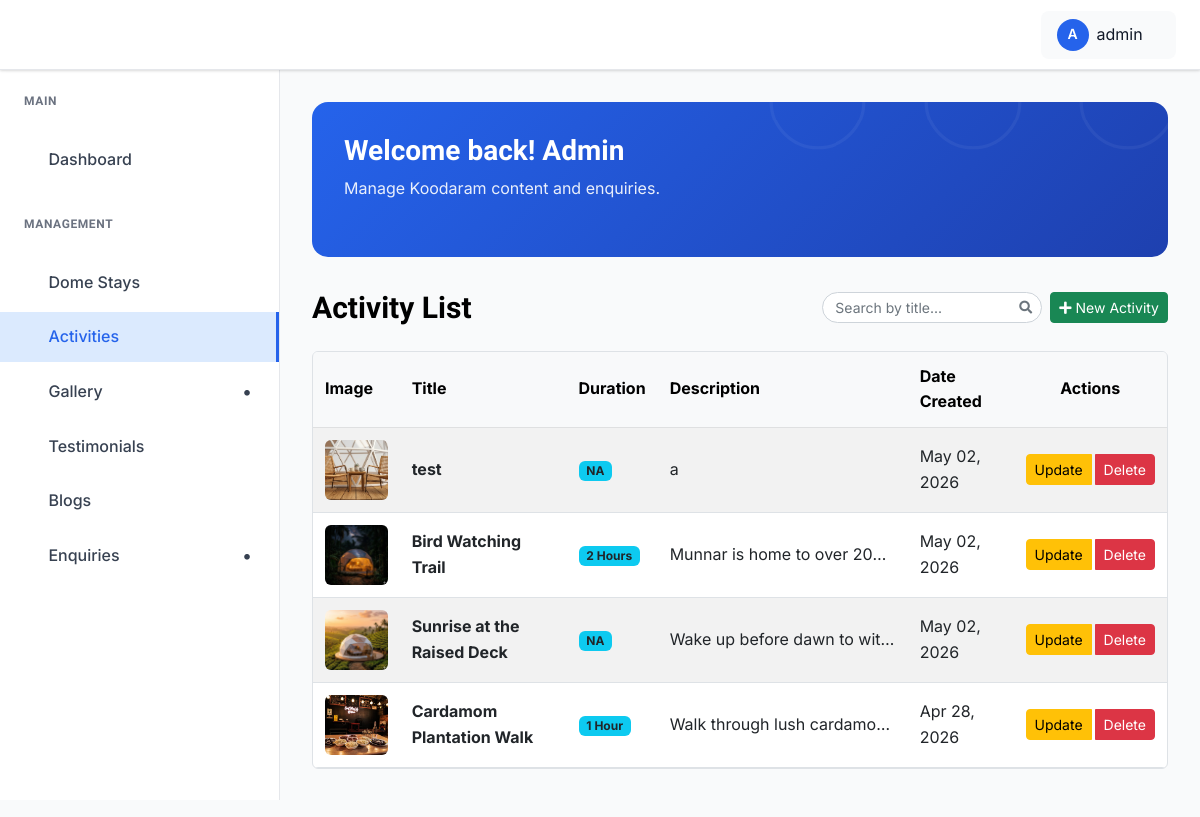
Page /dashboard/activities/ (signed in) on the earlier database version.
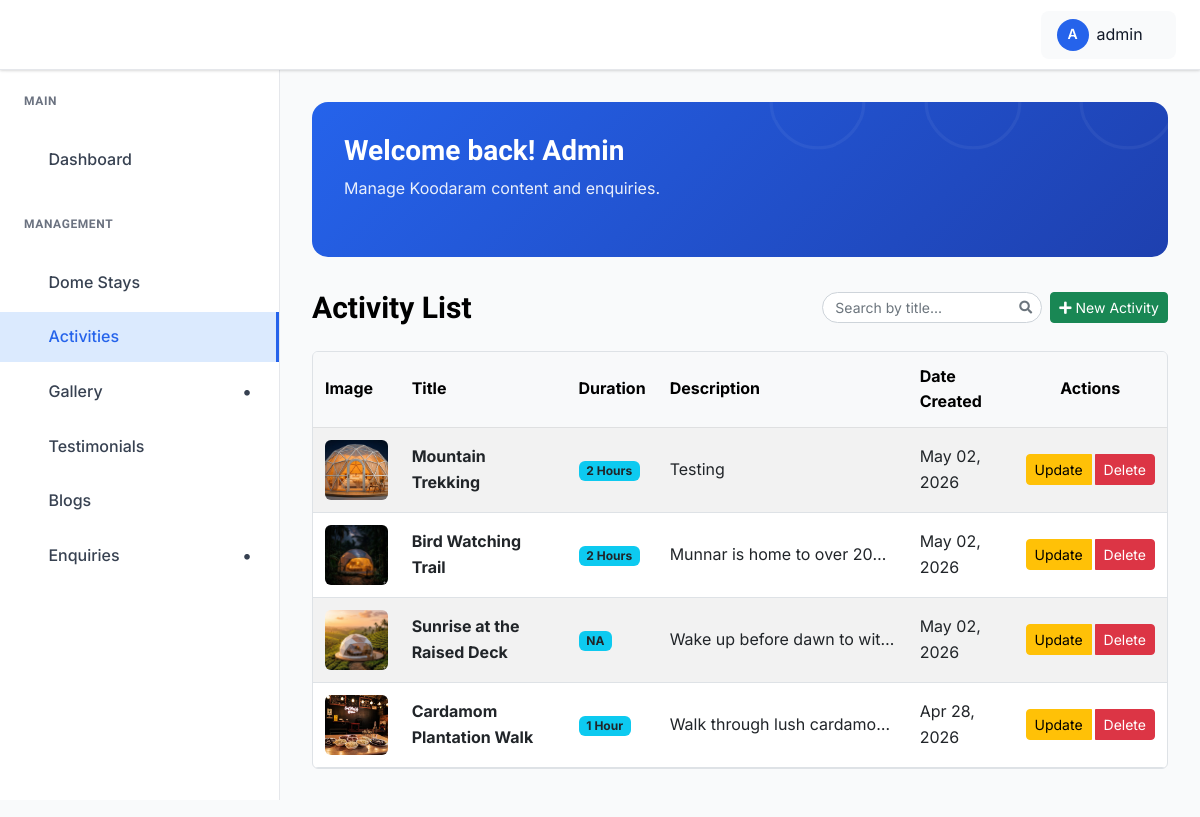
Same page on the later database version.
### domesinnheaven_app/models.py (models this page shows, shortened)
class OptimizedImageModel(models.Model):
    image_fields = []
    class Meta:
        abstract = True

class Activity(OptimizedImageModel):
    image_fields = ["image"]
    title = models.CharField(max_length=200)
    slug = models.SlugField(unique=True, blank=True)
    description = models.TextField()
    image = models.ImageField(upload_to="activities/", help_text="Activity cover image")
    duration = models.CharField(max_length=100, blank=True, help_text="Duration (e.g., 3 Days, 2 Hours)")
    created_at = models.DateTimeField(auto_now_add=True)
    class Meta:
        ordering = ["-created_at"]
        verbose_name_plural = "Activities"

### domesinnheaven_app/views.py (the view)
# urls.py: path("dashboard/activities/", views.admin_activity_list, name="admin_activity_list"),
@login_required(login_url="admin_login")
def admin_activity_list(request):
    activities_qs = Activity.objects.all().order_by("-created_at")
    paginator = Paginator(activities_qs, 10)
    page_number = request.GET.get("page")
    activities = paginator.get_page(page_number)
    return render(request, "admin_pages/activity_list.html", {"activities": activities})

### domesinnheaven_app/context_processors.py (called while the page is built)
def _star_parts(rating: float) -> list[str]:
    rating = max(0.0, min(5.0, float(rating)))
    full = int(rating)
    remainder = rating - full
    half = 1 if remainder >= 0.25 and remainder < 0.75 else 0
    if remainder >= 0.75:
        full = min(5, full + 1)
    empty = max(0, 5 - full - half)
    return (["full"] * full) + (["half"] * half) + (["empty"] * empty)

def google_reviews(request) -> dict[str, Any]:
    rating = getattr(settings, "GOOGLE_REVIEW_RATING", 0.0)
    count = getattr(settings, "GOOGLE_REVIEW_COUNT", 0)
    url = getattr(settings, "GOOGLE_REVIEW_URL", "")
    return {
        "google_review_rating": rating,
        "google_review_count": count,
        "google_review_url": url,
        "google_review_stars": _star_parts(rating),
    }

def footer_packages(request) -> dict[str, Any]:
    packages = CampingPackage.objects.only("name", "slug").order_by("-created_at")[:5]
    return {"footer_packages": packages}

### templates/admin_pages/activity_list.html (shortened to what this page needs)
{% extends "admin_pages/base.html" %}
{% load static %}
{% block content %}
<div class="dashboard__form__wraper">
    <div class="create__course__title mb-4 d-flex flex-wrap justify-content-between align-items-center gap-2">
        <h4 class="mb-0">Activity List</h4>
        <div class="d-flex align-items-center gap-2 ms-auto">
            <div class="search-box">
                <input type="text" id="activitySearchInput" class="form-control form-control-sm" placeholder="Search by title...">
            </div>
        </div>
        <a href="{% url 'activity_create' %}" class="btn btn-success btn-sm">
            <i class="fas fa-plus"></i> New Activity
        </a>
    </div>
    <div class="custom-table-container">
        <table class="table table-striped table-hover align-middle">
            <thead class="table-light">
                <tr>
                    <th scope="col">Image</th>
                    <th scope="col">Title</th>
                    <th scope="col">Duration</th>
                    <th scope="col">Description</th>
                    <th scope="col">Date Created</th>
                    <th scope="col" class="text-center">Actions</th>
                </tr>
            </thead>
            <tbody>
                {% for activity in activities %}
                <tr>
                    <td>
                        {% if activity.image %}
                        <img src="{{ activity.image.url }}" alt="{{ activity.title }}" class="img-fluid rounded"
                            width="80" height="60" style="object-fit: cover;">
                        {% else %}
                        <img src="https://via.placeholder.com/80x60?text=No+Image" alt="No Image"
                            class="img-fluid rounded" width="80" height="60">
                        {% endif %}
                    </td>
                    <td><strong>{{ activity.title }}</strong></td>
                    <td><span class="badge bg-info text-dark">{{ activity.duration }}</span></td>
                    <td class="description-cell">{{ activity.description|striptags|truncatechars:50 }}</td>
                    <td>{{ activity.created_at|date:"M d, Y" }}</td>
                    <td class="text-center">
                        <div class="btn-group" role="group">
                            <button type="button" class="btn btn-sm btn-warning me-1" data-bs-toggle="modal"
                                data-bs-target="#updateActivityModal{{ activity.id }}">
                                Update
                            </button>
                            <button type="button" class="btn btn-sm btn-danger" data-bs-toggle="modal"
                                data-bs-target="#deleteActivityModal{{ activity.id }}">
                                Delete
                            </button>
                        </div>
                    </td>
                </tr>
                {% endfor %}
            </tbody>
        </table>
    </div>
</div>
{% endblock %}

Differences in the rows shown:
removed Activity: image (picture), title "test", duration "NA", description "a", created_at "May 02, 2026"
added Activity: image (picture), title "Mountain Trekking", duration "2 Hours", description "Testing", created_at "May 02, 2026"
